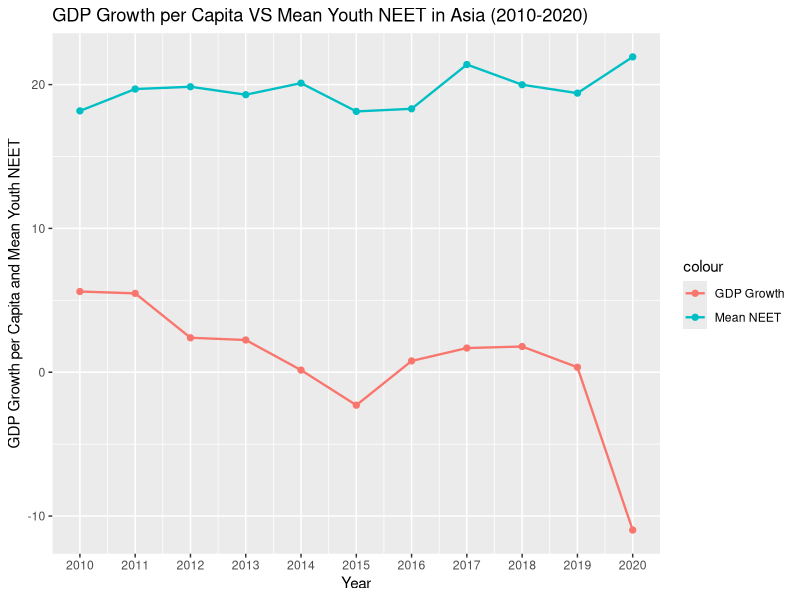

Write the R code that produced this figure.
library(tidyverse)
library(dplyr)
library(ggplot2)

# Load data

GDP <- read.csv("data sets/gdp-per-capita-worldbank.csv")
NEET <- read.csv("data sets/youth-not-in-education-employment-training.csv")
Continents <- read.csv("data sets/continents-according-to-our-world-in-data.csv")

# Filter the data of NEET in Asia in 2010-2021

youth_NEET <- NEET %>%
  filter(Year >= 2010, Year <= 2020) %>%
  inner_join(Continents, Year, by = "Entity") %>%
  select(-Year.y, -Code.y) %>%
  filter(Continent == "Asia")

# Filter the data of GDP in Asia in 2010-2021

GDP <- GDP %>%
  filter(Year >= 2009, Year <= 2020) %>%
  inner_join(Continents, Year, by = "Entity") %>%
  select(-Year.y, -Code.y) %>%
  filter(Continent == "Asia")

# Calculate GDP growth rate

GDP_Growth <- GDP %>%
  group_by(Year.x) %>%
  summarise(Total_GDP = sum(GDP.per.capita..PPP..constant.2017.international...)) %>%
  mutate(GDP_Growth = ((Total_GDP - lag(Total_GDP)) / lag(Total_GDP)) * 100)

# Calculate mean NEET

mean_youth_NEET <- youth_NEET %>%
  group_by(Year.x) %>%
  summarise(mean_NEET = mean(Share.of.youth.not.in.education..employment.or.training..total....of.youth.population.))

# Combine the two data set for plot

GDP_Growth_NEET <- inner_join(GDP_Growth, mean_youth_NEET, by = "Year.x")


# Plot NEET and GDP growth

ggplot(GDP_Growth_NEET, aes(x = Year.x)) + 
  geom_point(aes(y = mean_NEET, colour = "Mean NEET"), size = 1.8)+
  geom_line(aes(y = mean_NEET, colour = "Mean NEET"), size = 0.8)+
  geom_point(aes(y = GDP_Growth, colour = "GDP Growth"), size = 1.8) + 
  geom_line(aes(y = GDP_Growth, colour = "GDP Growth"), size = 0.8) + 
  scale_x_continuous(breaks = 2010:2020) + 
  labs(title = "GDP Growth per Capita VS Mean Youth NEET in Asia (2010-2020)", x = "Year", y = "GDP Growth per Capita and Mean Youth NEET")
